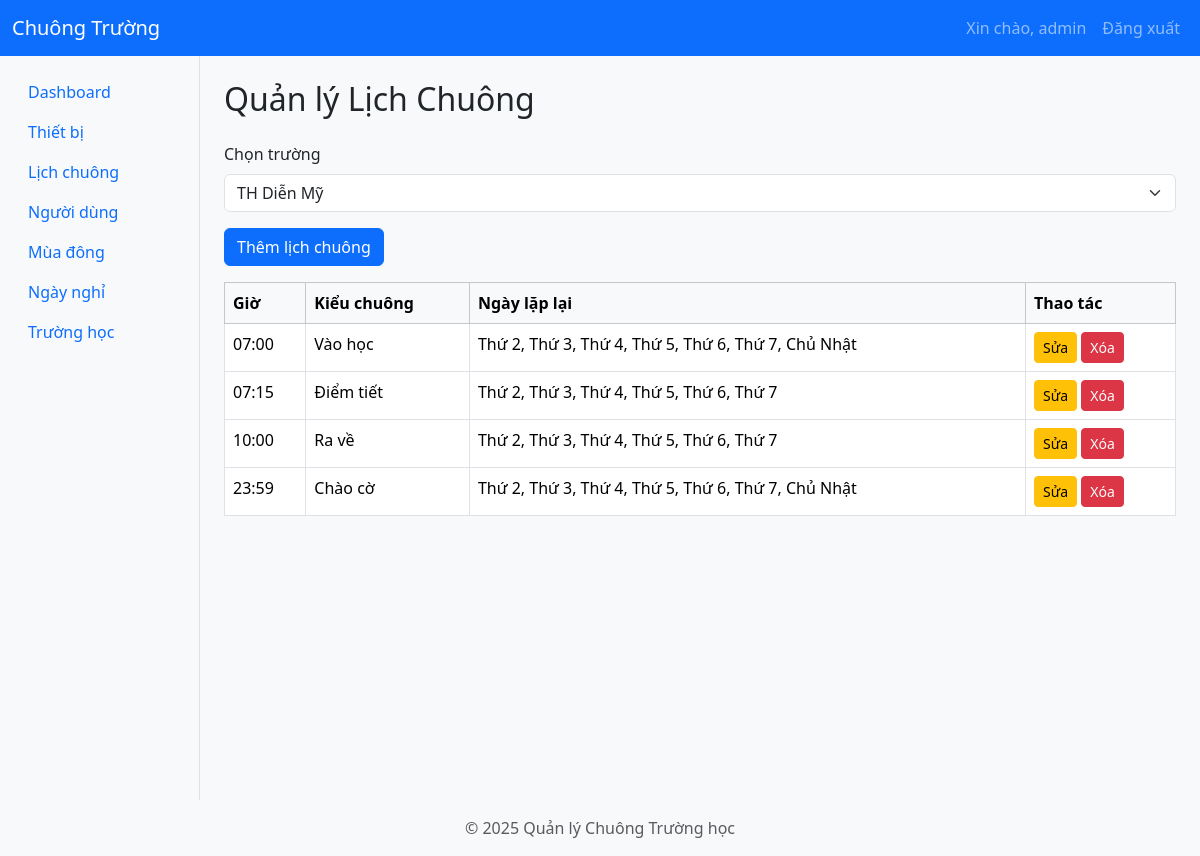
The app's page /schedules?school_id=2 (signed in) with its own data.
### app/models/schedule.py (models this page shows, shortened)
class Schedule(db.Model):
    id = db.Column(db.Integer, primary_key=True)
    school_id = db.Column(db.Integer, db.ForeignKey('schools.id'), nullable=False)  # Corrected table name for foreign key
    profile_id = db.Column(db.Integer, db.ForeignKey('bell_profiles.id'), nullable=True)
    time_point = db.Column(db.Time, nullable=False)  # Điểm thời gian duy nhất thay vì start/end
    day_of_week = db.Column(db.Integer, nullable=False)  # 0 = Thứ Hai, ..., 6 = Chủ Nhật
    bell_type = db.Column(db.String(50), nullable=False)  # Loại chuông (ví dụ: "vào học", "điểm tiết", "ra chơi", "ra về")
    is_summer = db.Column(db.Boolean, default=False)
    school = db.relationship('School', back_populates='schedules')
    profile = db.relationship('BellProfile', back_populates='schedules')

### app/routes/schedule_routes.py (the view, shortened to what this page needs)
@schedule_bp.route('/schedules', methods=['GET'])
@login_required
@school_specific_access
def schedules_page():
    user = session.get('user')
    logging.debug(f"User session data: {user}")
    if not user:
        flash('Không tìm thấy thông tin người dùng!', 'danger')
        return redirect(url_for('auth.login'))
    if user.get('role') == 'admin':
        school_id = request.args.get('school_id')
        logging.debug(f"Admin accessing schedules with school_id: {school_id}")
        schools = School.query.all()
        schedules = []
        if school_id:
            schedules = Schedule.query.filter_by(school_id=school_id).all()
            schedules = sorted(schedules, key=lambda schedule: schedule.time_point)
        return render_template('schedules_admin.html', schedules=schedules, schools=schools, selected_school_id=int(school_id) if school_id else None)
    else:
        logging.warning(f"Unauthorized access attempt by user: {user}")
        flash('Bạn không có quyền truy cập!', 'danger')
        return redirect(url_for('index'))

### app/__init__.py (called while the page is built)
def create_app():
    app = Flask(__name__)
    app.config.from_object('app.config.Config')
    db.init_app(app)
    jwt.init_app(app)
    migrate.init_app(app, db)  # Bind Flask-Migrate to the app and db
    login_manager.init_app(app)  # Initialize Flask-Login
    login_manager.login_view = 'auth.login'  # Set the login view
    @app.context_processor
    def inject_user():
        from flask_login import current_user
        return dict(current_user=current_user)
    from app.utils.jwt_patch import apply_jwt_patch
    apply_jwt_patch()
    from app.routes import register_routes
    register_routes(app)
    def get_day_name(index):
        days = ['Thứ 2', 'Thứ 3', 'Thứ 4', 'Thứ 5', 'Thứ 6', 'Thứ 7', 'Chủ Nhật']
        return days[index]
    app.jinja_env.filters['get_day_name'] = get_day_name
    return app

### app/templates/schedules_admin.html (shortened to what this page needs)
{% extends 'layout.html' %}
{% block content %}
<h2 class="mb-4">Quản lý Lịch Chuông</h2>
<div class="mb-3">
    <label for="schoolSelect" class="form-label">Chọn trường</label>
    <select class="form-select" id="schoolSelect" onchange="location = this.value;">
        {% for school in schools %}
        <option value="/schedules?school_id={{ school.id }}" {% if school.id == selected_school_id %}selected{% endif %}>
            {{ school.name }}
        </option>
        {% endfor %}
    </select>
</div>
<div class="d-flex justify-content-between mb-3">
    <button class="btn btn-primary" data-bs-toggle="modal" data-bs-target="#addScheduleModal">Thêm lịch chuông</button>
</div>
                {% set days = ['Thứ 2', 'Thứ 3', 'Thứ 4', 'Thứ 5', 'Thứ 6', 'Thứ 7', 'Chủ Nhật'] %}
{% if schedules %}
<table class="table table-bordered table-hover">
    <thead class="table-light">
        <tr>
            <th>Giờ</th>
            <th>Kiểu chuông</th>
            <th>Ngày lặp lại</th>
            <th>Thao tác</th>
        </tr>
    </thead>
    <tbody>
        {% set days = ['Thứ 2', 'Thứ 3', 'Thứ 4', 'Thứ 5', 'Thứ 6', 'Thứ 7', 'Chủ Nhật'] %}
        {% for key, group in schedules|groupby(attribute='time_point') %}
        {% for bell_type, items in group|groupby(attribute='bell_type') %}
        <tr>
            <td>{{ key.strftime('%H:%M') }}</td>
            <td>{{ bell_type }}</td>
            <td>
                {% for schedule in items %}
                {{ days[schedule.day_of_week] }}{% if not loop.last %}, {% endif %}
                {% endfor %}
            </td>
            <td>
                <a href="/schedules/edit/{{ items[0].id }}" class="btn btn-sm btn-warning">Sửa</a>
                <a href="/schedules/delete/{{ items[0].id }}?school_id={{ selected_school_id }}" class="btn btn-sm btn-danger" onclick="return confirm('Bạn có chắc muốn xóa?')">Xóa</a>
            </td>
        </tr>
        {% endfor %}
        {% endfor %}
    </tbody>
</table>
{% else %}
<div class="alert alert-info">Chưa có lịch chuông nào cho trường này.</div>
{% endif %}
{% endblock %}

### app/static/css/style.css (style rules this page uses)
body { background-color: #f8f9fa; }

### records on screen
Schedule: strftime "07:00", bell_type "Vào học", day_of_week "Thứ 2"
Schedule: day_of_week "Thứ 3"
Schedule: day_of_week "Thứ 4"
Schedule: day_of_week "Thứ 5"
Schedule: day_of_week "Thứ 6"
Schedule: day_of_week "Thứ 7"
Schedule: day_of_week "Chủ Nhật"
Schedule: strftime "07:15", bell_type "Điểm tiết", day_of_week "Thứ 2"
Schedule: day_of_week "Thứ 3"
Schedule: day_of_week "Thứ 4"
Schedule: day_of_week "Thứ 5"
Schedule: day_of_week "Thứ 6"
Schedule: day_of_week "Thứ 7"
Schedule: strftime "10:00", bell_type "Ra về", day_of_week "Thứ 2"
Schedule: day_of_week "Thứ 3"
Schedule: day_of_week "Thứ 4"
Schedule: day_of_week "Thứ 5"
Schedule: day_of_week "Thứ 6"
Schedule: day_of_week "Thứ 7"
Schedule: strftime "23:59", bell_type "Chào cờ", day_of_week "Thứ 2"
Schedule: day_of_week "Thứ 3"
Schedule: day_of_week "Thứ 4"
Schedule: day_of_week "Thứ 5"
Schedule: day_of_week "Thứ 6"
Schedule: day_of_week "Thứ 7"
Schedule: day_of_week "Chủ Nhật"

### other values on screen
{{ session['user']['username'] }} "admin"
form field value "TH Diễn Mỹ"
